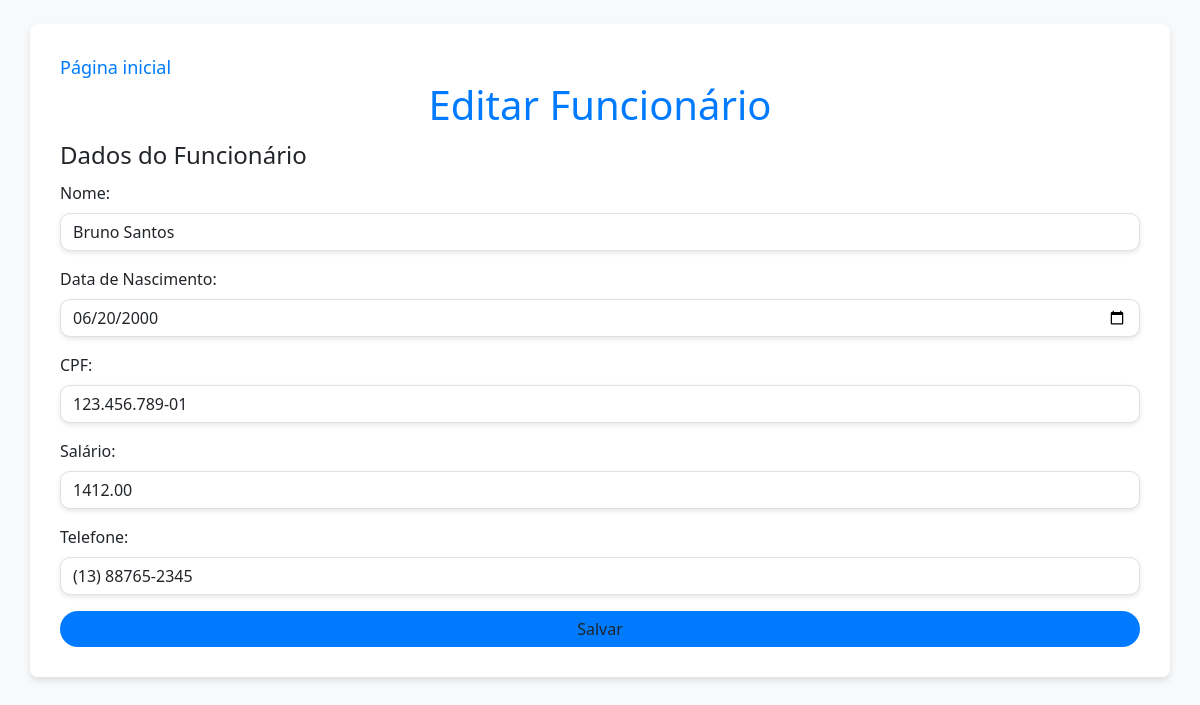
The page /funcionario.php?id=1 (signed in) on the database as committed earlier.
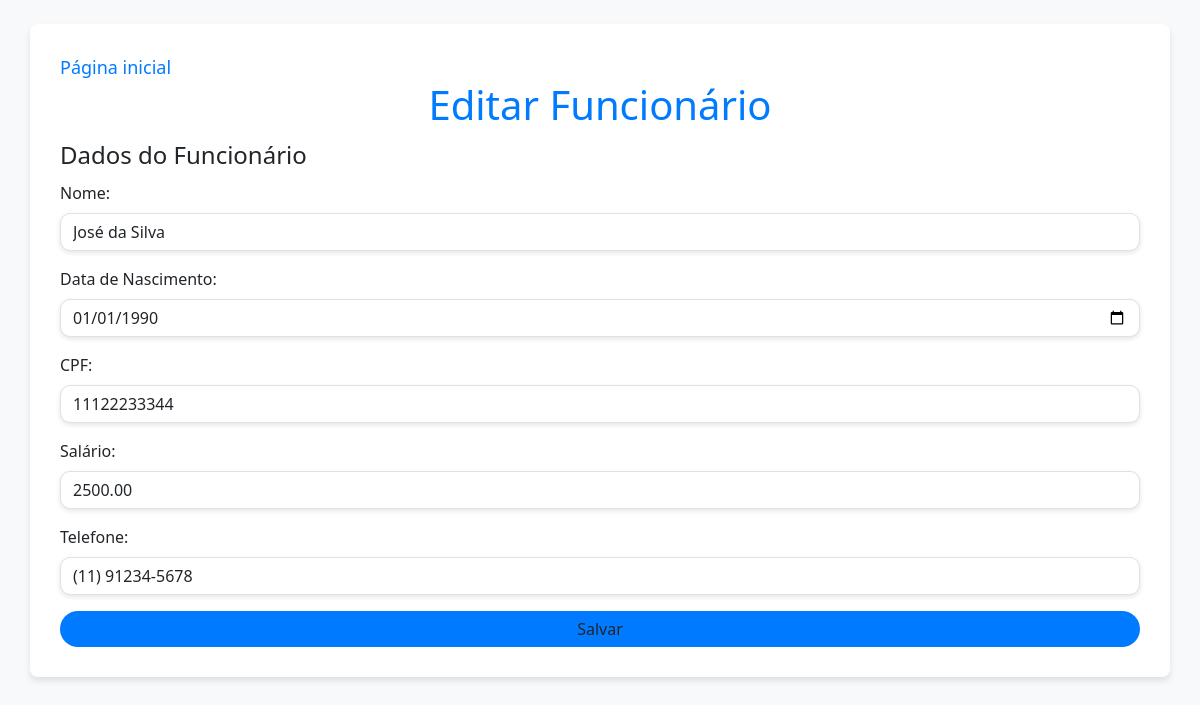
The same page on the database as committed later.
### tables this page shows
CREATE TABLE IF NOT EXISTS `funcionario` (
  `idfuncionario` INT NOT NULL AUTO_INCREMENT,
  `nome` VARCHAR(100) NOT NULL,
  `cpf` VARCHAR(45) NOT NULL,
  `salario` DECIMAL(10,2) NOT NULL,
  `data_de_nascimento` DATE NOT NULL,
  `telefone` VARCHAR(45) NOT NULL,
  PRIMARY KEY (`idfuncionario`));

### public/funcionario.php (the view, shortened to what this page needs)
<?php
require_once "../controle/conexao.php";
if (isset($_GET['id'])) {
    $id = $_GET['id'];
    $sql = "SELECT * FROM funcionario WHERE idfuncionario = $id";
    $resultado = mysqli_query($conexao, $sql);
    if ($linha = mysqli_fetch_array($resultado)) {
        $nome = $linha['nome'];
        $cpf = $linha['cpf'];
        $telefone = $linha['telefone'];
        $data_de_nascimento = $linha['data_de_nascimento'];
        $salario = $linha['salario'];
        $botao = "Salvar";
    }
}
?>
<!DOCTYPE html>
<html lang="pt-br">
<head>
    <link href="https://cdn.jsdelivr.net/npm/bootstrap@5.3.3/dist/css/bootstrap.min.css" rel="stylesheet">
</head>
<body>
    <div class="container mt-4">
        <a href="home.php" class="btn-back"><i class="fas fa-home"></i> Página inicial</a>
        <h1><?php echo ($id > 0) ? "Editar" : "Cadastrar"; ?> Funcionário</h1>
        <form action="../controle/funcionario.php" method="POST">
            <fieldset>
                <legend>Dados do Funcionário</legend>
                <div class="mb-3">
                    <label for="nome" class="form-label">Nome:</label>
                    <input type="text" class="form-control" id="nome" name="nome" placeholder="Nome do Funcionário" value="<?php echo $nome; ?>" required>
                </div>
                <div class="mb-3">
                    <label for="data_de_nascimento" class="form-label">Data de Nascimento:</label>
                    <input type="date" class="form-control" id="data_de_nascimento" name="data_de_nascimento" value="<?php echo $data_de_nascimento; ?>" required>
                </div>
                <div class="mb-3">
                    <label for="cpf" class="form-label">CPF:</label>
                    <input type="text" class="form-control" id="cpf" name="cpf" placeholder="CPF" value="<?php echo $cpf; ?>" required>
                </div>
                <div class="mb-3">
                    <label for="salario" class="form-label">Salário:</label>
                    <input type="text" class="form-control" id="salario" name="salario" placeholder="Salário" value="<?php echo $salario; ?>" required>
                </div>
                <div class="mb-3">
                    <label for="telefone" class="form-label">Telefone:</label>
                    <input type="text" class="form-control" id="telefone" name="telefone" placeholder="Telefone" value="<?php echo $telefone; ?>" required>
                </div>
            </fieldset>
            <button type="submit" class="btn btn-submit"><?php echo $botao; ?></button>
        </form>
    </div>
</body>
</html>

Rows that differ between the two databases and show on the page:
changed funcionario: nome "Bruno Santos" → "José da Silva"; data_de_nascimento "06/20/2000" → "01/01/1990"; cpf "123.456.789-01" → "11122233344"; salario "1412.00" → "2500.00"; telefone "(13) 88765-2345" → "(11) 91234-5678"
